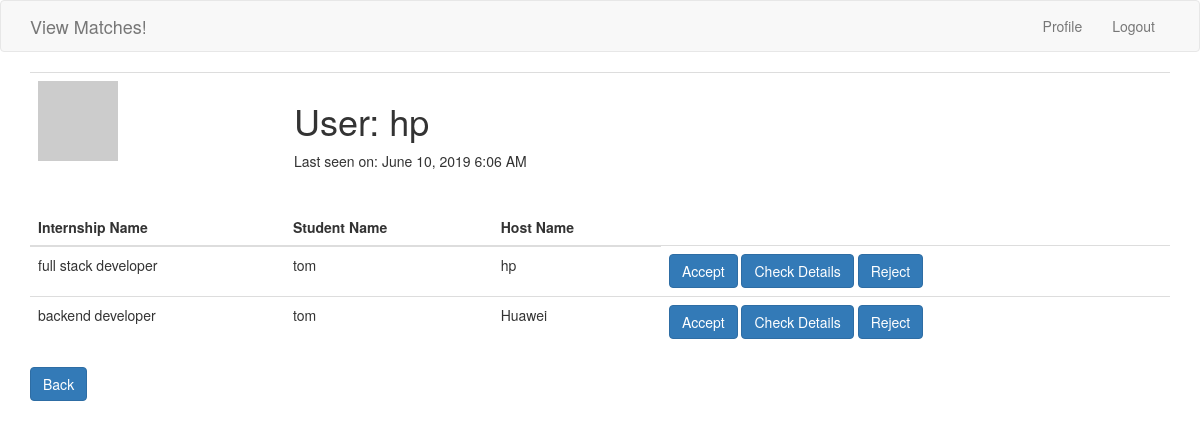
The page /viewInvitation/tom (signed in) on the database its author committed.
### app/models.py (models this page shows, shortened)
class User(UserMixin, db.Model):
    __tablename__ = 'user'
    last_seen = db.Column(db.DateTime, default=datetime.utcnow)
    id = db.Column(db.Integer, primary_key=True)
    username = db.Column(db.String(120), unique=True)
    email = db.Column(db.String(120), unique=True)
    password_hash = db.Column(db.String(140))
    role = db.Column(db.String, default='Host', nullable=False)
    def avatar(self, size):
        digest = md5(self.email.lower().encode('utf-8')).hexdigest()
        return 'https://www.gravatar.com/avatar/{}?d=identicon&s={}'.format(
            digest, size)

class Invitation(db.Model):
    __tablename__ = 'invitation'
    id = db.Column(db.Integer, primary_key=True)
    stu_username = db.Column(db.String(120), db.ForeignKey('student.username'))
    hostname = db.Column(db.String(120), db.ForeignKey('host.hostname'))
    internship_id = db.Column(db.Integer, db.ForeignKey('internship.id'))
    internship_name = db.Column(db.String(120))
    match_rate = db.Column(db.FLOAT)

### app/routes.py (the view)
@app.route('/viewInvitation/<username>', methods=['GET', 'POST'])
@login_required
def viewInvitation(username):
    invitations = Invitation.query.filter_by(stu_username=username).all()
    return render_template('invitations.html', students=invitations)

### app/models.py (called while the page is built)
@login.user_loader
def load_user(id):
    return User.query.get(int(id))

### app/routes.py (called while the page is built)
@app.before_request
def before_request():
    if current_user.is_authenticated:
        current_user.last_seen = datetime.utcnow()
        db.session.commit()

### app/templates/invitations.html
{% extends "base.html" %}
{% block app_content %}
    <table class="table table-hover">
        <tr>
            <td width="256px"><img src="{{ current_user.avatar(256) }}"></td>
            <td>
                <h1>User: {{ current_user.username }}</h1>
                {% if current_user.last_seen %}
                <p>Last seen on: {{ moment(current_user.last_seen).format('LLL') }}</p>
                {% endif %}
            </td>
        </tr>
    </table>
    <table class="table table-hover">
        <thead>
            <tr>
                <th>Internship Name</th>
                <th>Student Name</th>
                <th>Host Name</th>
            </tr>
        </thead>
        {% for stu in students %}
            {% include '_invitation.html' %}
        {% endfor %}
    </table>
<p><a href="{{ url_for('confirm_information') }}" class="btn btn-primary" role="button">Back</a></p>
{% endblock %}

### app/templates/_invitation.html
        <tr><td>
                {{ stu.internship_name }}
            </td>
            <td>
                {{ stu.stu_username }}
            </td>
            <td>
                {{ stu.hostname }}
            </td>
            <td>
                <a href="{{ url_for('acceptInvitation',invitation_id = stu.id) }}" class="btn btn-primary" role="button">Accept</a>
                <a href="{{ url_for('internship_details',internship_id=stu.internship_id) }}" class="btn btn-primary" role="button">Check Details</a>
                <a href="{{ url_for('cancelInvitation',invitation_id=stu.id) }}" class="btn btn-primary" role="button">Reject</a>
            </td>
        </tr>

### rows shown on the page
User: username "hp", last_seen "June 10, 2019 6:06 AM"
Invitation: internship_name "full stack developer", stu_username "tom", hostname "hp"
Invitation: internship_name "backend developer", stu_username "tom", hostname "Huawei"
